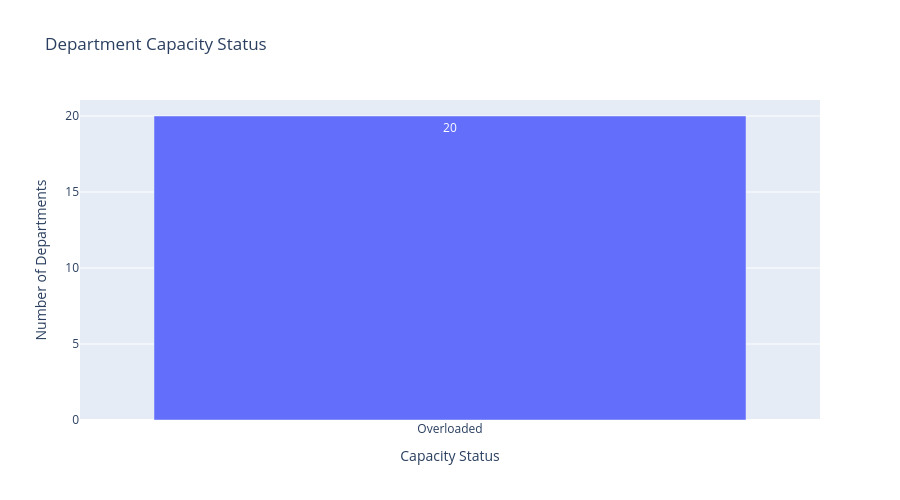

The cell this chart's notebook holds for it:
### Code cell
status_counts = (
    capacity_analysis["Capacity_Status"]
    .value_counts()
    .reset_index()
)

status_counts.columns = ["Capacity_Status", "Department_Count"]

fig = px.bar(
    status_counts,
    x="Capacity_Status",
    y="Department_Count",
    title="Department Capacity Status",
    labels={
        "Capacity_Status": "Capacity Status",
        "Department_Count": "Number of Departments"
    },
    text="Department_Count"
)

fig.update_layout(height=500)

fig.show()

### Figure 1 — Plotly figure (JSON) as saved in the notebook; plotly's stock layout.template omitted (floating-point values rounded to 4 significant figures)
{"data": [{"hovertemplate": "Capacity Status=%{x}<br>Number of Departments=%{text}<extra></extra>", "legendgroup": "", "marker": {"color": "#636efa", "pattern": {"shape": ""}}, "name": "", "orientation": "v", "showlegend": false, "text": [20.0], "textposition": "auto", "type": "bar", "x": ["Overloaded"], "xaxis": "x", "y": [20], "yaxis": "y"}], "layout": {"barmode": "relative", "height": 500, "legend": {"tracegroupgap": 0}, "title": {"text": "Department Capacity Status"}, "xaxis": {"anchor": "y", "domain": [0, 1], "title": {"text": "Capacity Status"}}, "yaxis": {"anchor": "x", "domain": [0, 1], "title": {"text": "Number of Departments"}}}}
